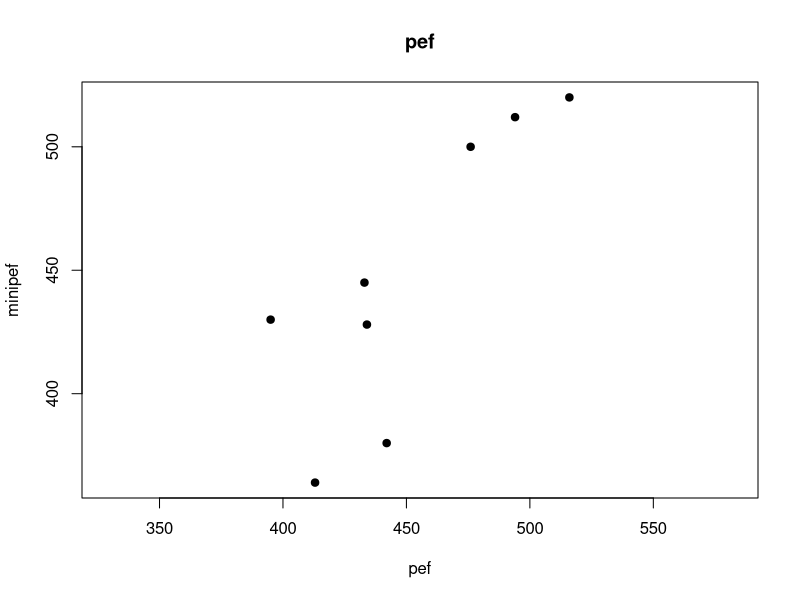
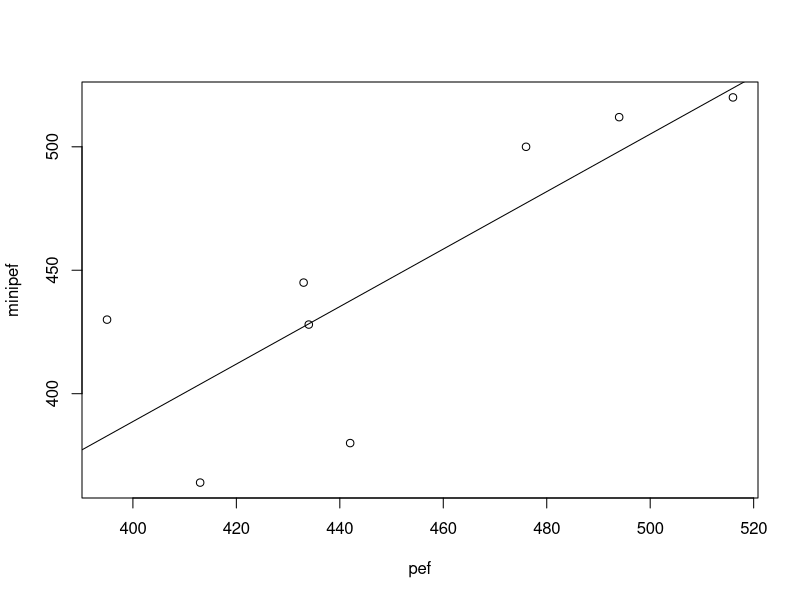

Source code (R) for these figures, in order:
pef = c(494, 395, 516, 434, 476, 413, 442, 433)
minipef = c(512, 430, 520, 428, 500, 364, 380, 445)

plot(pef, minipef, pch=19, asp=1, main="pef")
cor(pef, minipef)

#We can see from the plot the linear relation between pef and minipef is fair. r~0.8
#The actual Pearson correlation coefficient is r = 0.8154886

cor.test(pef, minipef)

#The CI-interval for the Pearson interval is (0.2605298 0.9653948), where this is the most
#likely interval to find the coefficient.

fit = lm(minipef~pef)
plot(pef, minipef)
abline(fit)
summary(fit)

slope = 1.1642
ratio = sd(pef)/sd(minipef)

slope*ratio

#The two values are similar
